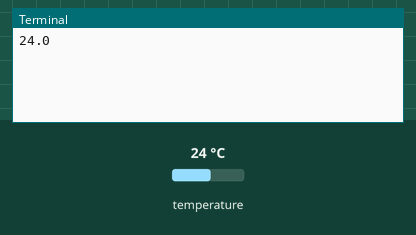
This program was run on a simulated Raspberry Pi (BCM pin numbers). Parts: the last lines printed to the terminal. Inputs (shaded band) come from the test bench; at power-on: temperature 24 °C.

Above: at 1.2 s.
1.3 s: temperature set to 12 °C
At 2.3 s:
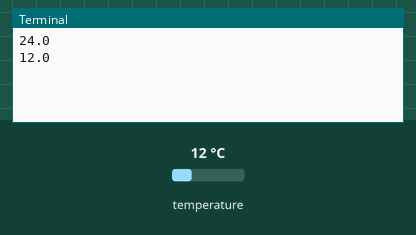
2.8 s: temperature set to 19 °C
At 4.0 s:
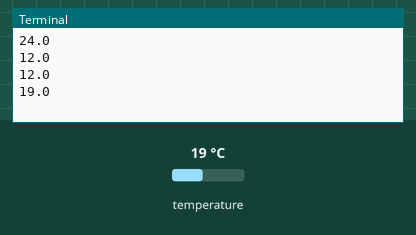
Timing chart, 0 to 5.8 s (numbered marks = the images above; inputs shaded):
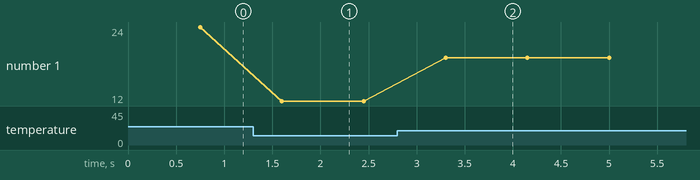

Measured:
- after the input at 1.3 s, the terminal: prints a new line after 0.30 s (image 1)
- after the input at 2.8 s, the terminal: prints a new line after 0.50 s (image 2)
- plotted number 1: 24 → 12 after the input at 1.3 s, 12 → 19 after the input at 2.8 s

The program:

temperature.py
```python
from w1thermsensor import W1ThermSensor
import time

sensor = W1ThermSensor()

while 1 < 2:
    temperature_in_celsius = sensor.get_temperature()
    print(temperature_in_celsius)
    time.sleep(0.1)
```
